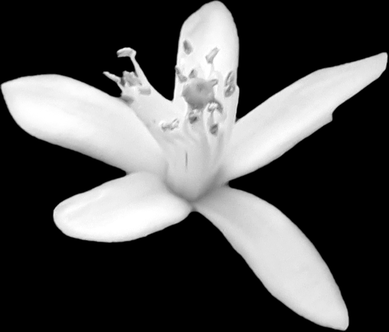
#> input picture 3. Assignment 3 - Hough Transform/images/task3_object_localization/template_flower_gray.png, 389 x 332 px, shrunk from 821 x 701 before the run, found by its file name
$ python task3_ght.py
#> lines starting #> are read from the running program, lines starting #| are printed output that depends on the picture; after the words box and inside, x2 and y2 are one past the last pixel; in counts of white or black regions, pixels touching at a corner belong together
import numpy as np
import cv2
import matplotlib.pyplot as plt
import time
from scipy.ndimage import convolve1d


def gaussian_blur(image, kernel_size=5, sigma=1.4):
    ax = np.linspace(-(kernel_size // 2), kernel_size // 2, kernel_size)
    gauss1d = np.exp(-0.5 * (ax / sigma) ** 2)
    gauss1d /= gauss1d.sum()
    blurred = convolve1d(image.astype(np.float32), gauss1d, axis=0)
    blurred = convolve1d(blurred, gauss1d, axis=1)
    return blurred


def sobel_filters(image):
    sobel_x = np.array([[-1, 0, 1], [-2, 0, 2], [-1, 0, 1]], dtype=np.float32)
    sobel_y = np.array([[-1, -2, -1], [0, 0, 0], [1, 2, 1]], dtype=np.float32)

    Gx = cv2.filter2D(image, -1, sobel_x)
    Gy = cv2.filter2D(image, -1, sobel_y)
    magnitude = np.hypot(Gx, Gy)
    angle = np.arctan2(Gy, Gx) * 180.0 / np.pi
    angle[angle < 0] += 180
    return magnitude, angle


def non_max_suppression(mag, ang):
    h, w = mag.shape
    suppressed = np.zeros((h, w), dtype=np.float32)
    ang = ang % 180

    mask_horizontal = ((ang >= 0) & (ang < 22.5)) | ((ang >= 157.5) & (ang <= 180))
    mask_diag1 = (ang >= 22.5) & (ang < 67.5)
    mask_vertical = (ang >= 67.5) & (ang < 112.5)
    mask_diag2 = (ang >= 112.5) & (ang < 157.5)

    mag_shift_left = np.roll(mag, 1, axis=1)
    mag_shift_right = np.roll(mag, -1, axis=1)
    mag_shift_up = np.roll(mag, -1, axis=0)
    mag_shift_down = np.roll(mag, 1, axis=0)
    mag_shift_upright = np.roll(np.roll(mag, -1, axis=0), 1, axis=1)
    mag_shift_downleft = np.roll(np.roll(mag, 1, axis=0), -1, axis=1)
    mag_shift_upleft = np.roll(np.roll(mag, -1, axis=0), -1, axis=1)
    mag_shift_downright = np.roll(np.roll(mag, 1, axis=0), 1, axis=1)

    cond_h = (mag >= mag_shift_left) & (mag >= mag_shift_right)
    cond_d1 = (mag >= mag_shift_upright) & (mag >= mag_shift_downleft)
    cond_v = (mag >= mag_shift_up) & (mag >= mag_shift_down)
    cond_d2 = (mag >= mag_shift_upleft) & (mag >= mag_shift_downright)

    suppressed[mask_horizontal & cond_h] = mag[mask_horizontal & cond_h]
    suppressed[mask_diag1 & cond_d1] = mag[mask_diag1 & cond_d1]
    suppressed[mask_vertical & cond_v] = mag[mask_vertical & cond_v]
    suppressed[mask_diag2 & cond_d2] = mag[mask_diag2 & cond_d2]

    return suppressed


def hysteresis_threshold(suppressed, low_ratio=0.1, high_ratio=0.3):
    high_thresh = suppressed.max() * high_ratio
    low_thresh = high_thresh * low_ratio

    strong = (suppressed >= high_thresh).astype(np.uint8)
    weak = ((suppressed >= low_thresh) & (suppressed < high_thresh)).astype(np.uint8)

    edge_map = strong.copy()
    h, w = suppressed.shape
    for _ in range(5):
        for i in range(1, h - 1):
            for j in range(1, w - 1):
                if weak[i, j] == 1 and np.any(
                    edge_map[i - 1 : i + 2, j - 1 : j + 2] == 1
                ):
                    edge_map[i, j] = 1
    return edge_map


def compute_edge_map(image, blur=True):
    if blur:
        image = gaussian_blur(image, kernel_size=5, sigma=1.0)
    mag, ang = sobel_filters(image)
    suppressed = non_max_suppression(mag, ang)
    edge_binary = hysteresis_threshold(suppressed)
    edge_angle = ang * edge_binary
    return edge_binary.astype(np.uint8), edge_angle


def build_rtable(edge_binary, edge_angle, reference_point, num_angle_bins=36):
    bin_size = 180.0 / num_angle_bins
    rtable = {i: [] for i in range(num_angle_bins)}

    edge_points = np.argwhere(edge_binary > 0)
    for y, x in edge_points:
        phi = edge_angle[y, x]
        bin_idx = int(phi // bin_size)
        bin_idx = min(bin_idx, num_angle_bins - 1)

        dx = reference_point[0] - x
        dy = reference_point[1] - y
        r = np.hypot(dx, dy)
        alpha = np.arctan2(dy, dx)
        rtable[bin_idx].append((r, alpha))

    return rtable


def generalized_hough_vote(
    edge_binary, edge_angle, rtable, num_angle_bins, image_shape
):
    accumulator = np.zeros(image_shape, dtype=np.int32)
    bin_size = 180.0 / num_angle_bins

    edge_points = np.argwhere(edge_binary > 0)
    for y, x in edge_points:
        phi = edge_angle[y, x]
        bin_idx = int(phi // bin_size)
        bin_idx = min(bin_idx, num_angle_bins - 1)

        vectors = rtable.get(bin_idx, [])
        for r, alpha in vectors:
            xc = int(round(x + r * np.cos(alpha)))
            yc = int(round(y + r * np.sin(alpha)))
            if 0 <= xc < image_shape[1] and 0 <= yc < image_shape[0]:
                accumulator[yc, xc] += 1
    return accumulator


def find_strongest_peak(accumulator):
    max_val = np.max(accumulator)
    if max_val == 0:
        return None, 0
    points = np.argwhere(accumulator == max_val)
    center_y, center_x = np.mean(points, axis=0).astype(int)
    return (center_x, center_y), max_val


def save_visualization(
    original, gray, edge_map, accumulator, detected_center, output_prefix
):
    plt.figure(figsize=(16, 10))

    plt.subplot(2, 3, 1)
    plt.imshow(cv2.cvtColor(original, cv2.COLOR_BGR2RGB))
    plt.title("Original Test Image")
    plt.axis("off")

    plt.subplot(2, 3, 2)
    plt.imshow(gray, cmap="gray")
    plt.title("Grayscale Test Image")
    plt.axis("off")

    plt.subplot(2, 3, 3)
    plt.imshow(edge_map, cmap="gray")
    plt.title("Edge Map")
    plt.axis("off")

    plt.subplot(2, 3, 4)
    plt.imshow(accumulator, cmap="hot")
    plt.colorbar()
    plt.title("Hough Accumulator Heatmap")
    plt.axis("off")

    plt.subplot(2, 3, 5)
    result = original.copy()
    if detected_center:
        cv2.circle(result, detected_center, 8, (0, 0, 255), -1)
        cv2.circle(result, detected_center, 35, (0, 255, 0), 2)
    plt.imshow(cv2.cvtColor(result, cv2.COLOR_BGR2RGB))
    plt.title("Final Detection (Center + Bounding Circle)")
    plt.axis("off")

    plt.tight_layout()
    plt.savefig(f"{output_prefix}_visuals.png", dpi=150, bbox_inches="tight")
    plt.close()

    plt.figure(figsize=(10, 8))
    plt.imshow(accumulator, cmap="hot")
    plt.colorbar()
    plt.title("Accumulator Heatmap")
    plt.savefig(f"{output_prefix}_heatmap.png", dpi=150, bbox_inches="tight")
    plt.close()


def main():
    template_path = "object_localization/template_flower_gray.png"
    test_gray_path = "object_localization/test_flower_gray.png"
    test_original_path = "object_localization/test_flower_original.jpg"

    print("=== Generalized Hough Transform - Task 3 ===")
    print("Loading images...")
    template = cv2.imread(template_path, cv2.IMREAD_GRAYSCALE)
#> template is the input picture: shape (332, 389); min 0, max 255, mean 81.7
    test_gray = cv2.imread(test_gray_path, cv2.IMREAD_GRAYSCALE)
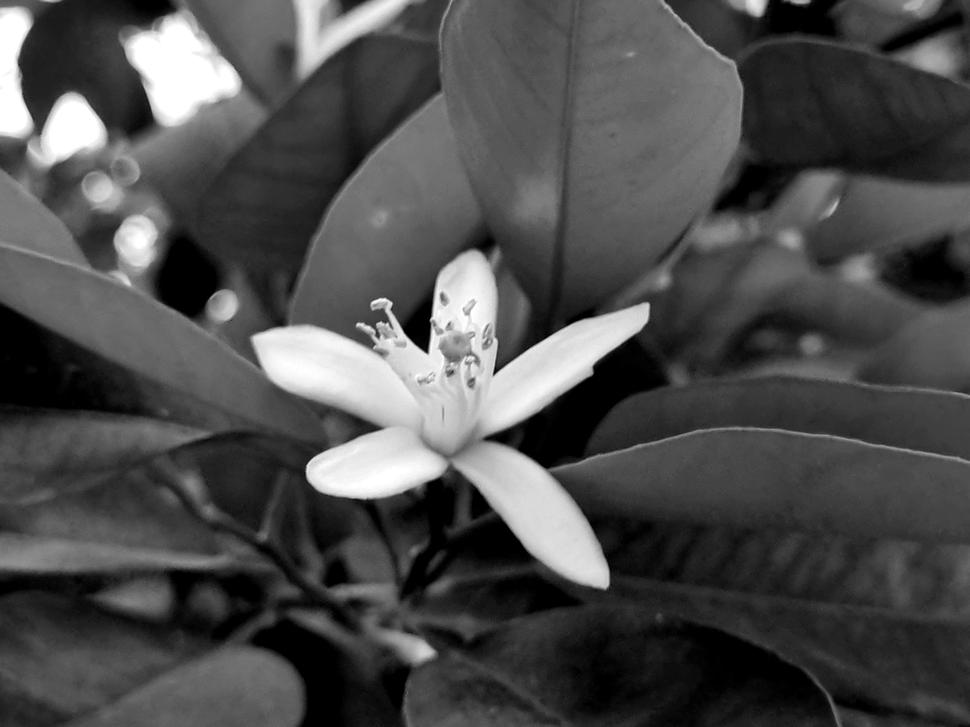
#> input picture 3. Assignment 3 - Hough Transform/images/task3_object_localization/test_flower_gray.png, 970 x 727 px, shrunk from 2048 x 1536 before the run, found by its file name
#> test_gray is the input picture: shape (727, 970); min 0, max 255, mean 76.1
    test_original = cv2.imread(test_original_path)
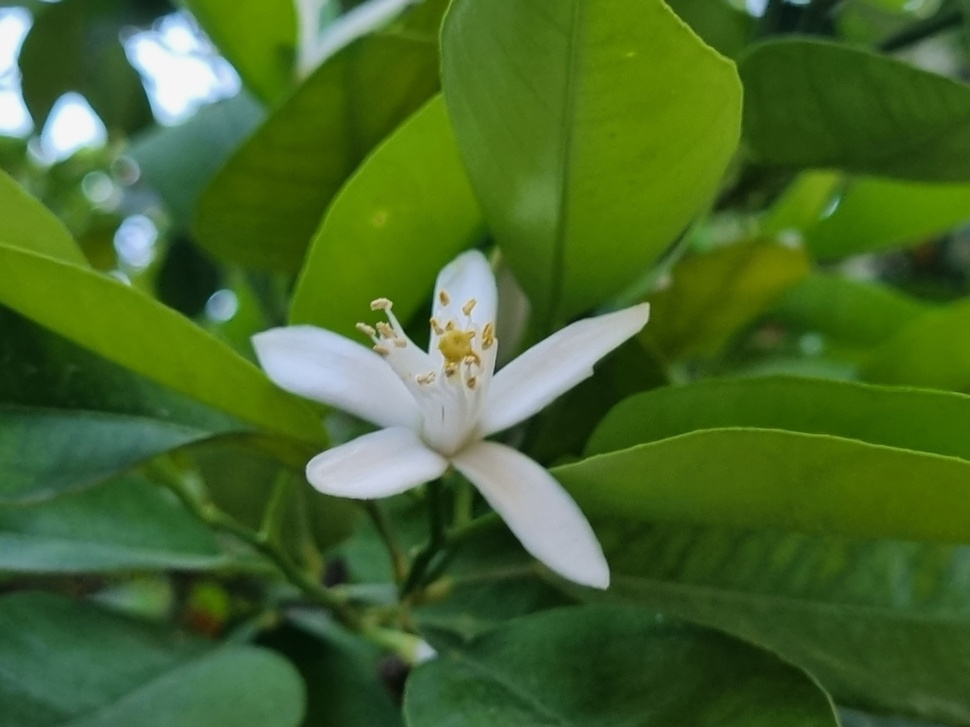
#> input picture 3. Assignment 3 - Hough Transform/images/task3_object_localization/test_flower_original.jpg, 970 x 727 px, shrunk from 2048 x 1536 before the run, found by its file name
#> test_original is the input picture: shape (727, 970, 3); mean B, G, R 42.5, 102.9, 69.9

    if template is None or test_gray is None or test_original is None:
        print("ERROR: Images not found. Check paths.")
        return

    print(f"Template size: {template.shape}")
#| Template size: (332, 389)
    print(f"Test image size: {test_gray.shape}\n")
#| Test image size: (727, 970)

    start = time.time()
    edge_template, angle_template = compute_edge_map(template, blur=True)
#> in non_max_suppression, `mask_horizontal = ((ang >= 0) & (ang < 22.5)) | ((ang >= 157.5) & (ang..`:
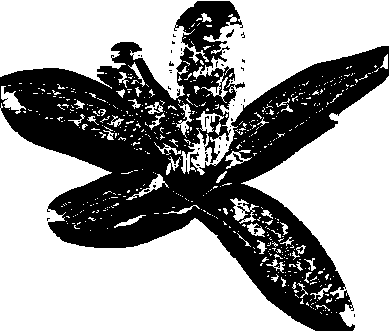
#> mask_horizontal: shape (332, 389) bool; 62.2% white; 47 black regions (44 under 20 px), largest, box (x1, y1, x2, y2) and area: (0, 1, 389, 331) 48526, (226, 29, 234, 38) 29, (205, 152, 208, 162) 20
#> in non_max_suppression, `mask_diag1 = (ang >= 22.5) & (ang < 67.5)`: mask_diag1: shape (332, 389) bool; 11.8% white; 514 white regions (451 under 20 px), largest, box (x1, y1, x2, y2) and area: (220, 63, 388, 186) 6293, (174, 1, 227, 66) 1172, (190, 162, 248, 222) 1127
#> in non_max_suppression, `mask_vertical = (ang >= 67.5) & (ang < 112.5)`: mask_vertical: shape (332, 389) bool; 12.6% white; 537 white regions (459 under 20 px), largest, box (x1, y1, x2, y2) and area: (4, 68, 141, 164) 4262, (68, 191, 167, 248) 2478, (317, 46, 387, 94) 1027
#> in non_max_suppression, `mask_diag2 = (ang >= 112.5) & (ang < 157.5)`: mask_diag2: shape (332, 389) bool; 13.3% white; 496 white regions (449 under 20 px), largest, box (x1, y1, x2, y2) and area: (69, 52, 184, 173) 3816, (194, 206, 326, 331) 3298, (242, 184, 354, 313) 2851
#> in non_max_suppression, `cond_h = (mag >= mag_shift_left) & (mag >= mag_shift_right)`: cond_h: shape (332, 389) bool; 58.6% white; 1 black region, box (x1, y1, x2, y2) and area: (0, 0, 389, 332) 53431
#> in non_max_suppression, `cond_d1 = (mag >= mag_shift_upright) & (mag >= mag_shift_downleft)`: cond_d1: shape (332, 389) bool; 59.8% white; 5 black regions, box (x1, y1, x2, y2) and area: (0, 0, 389, 332) 51839, (317, 0, 352, 1) 35, (388, 78, 389, 109) 31, (0, 45, 1, 75) 30, (201, 331, 230, 332) 29
#> in non_max_suppression, `cond_v = (mag >= mag_shift_up) & (mag >= mag_shift_down)`: cond_v: shape (332, 389) bool; 58.6% white; 3 black regions, box (x1, y1, x2, y2) and area: (0, 0, 389, 332) 53457, (318, 0, 353, 1) 35, (200, 331, 229, 332) 29
#> in non_max_suppression, `cond_d2 = (mag >= mag_shift_upleft) & (mag >= mag_shift_downright)`: cond_d2: shape (332, 389) bool; 60.3% white; 4 black regions (1 under 20 px), largest, box (x1, y1, x2, y2) and area: (0, 0, 389, 332) 51216, (319, 0, 354, 1) 35, (199, 331, 228, 332) 29
#> in hysteresis_threshold, `high_thresh = suppressed.max() * high_ratio`: high_thresh = 188.1
#> in hysteresis_threshold, `low_thresh = high_thresh * low_ratio`: low_thresh = 18.81
#> in hysteresis_threshold, `strong = (suppressed >= high_thresh).astype(np.uint8)`: strong: shape (332, 389); values 0 (black) and 1 (white), 0.95% white in thin lines or dots
#> in hysteresis_threshold, `weak = ((suppressed >= low_thresh) & (suppressed < high_thresh)).astyp..`: weak: shape (332, 389); values 0 (black) and 1 (white), 1.7% white in thin lines or dots
#> after the loop in hysteresis_threshold, `for _ in range(5):`:
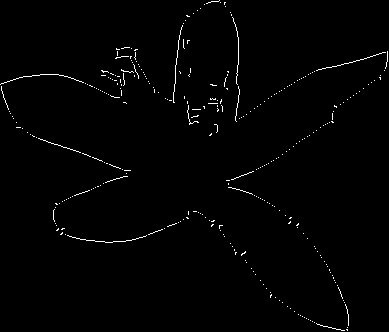
#> edge_map: shape (332, 389); values 0 (black) and 1 (white), 1.1% white in thin lines or dots
    elapsed = time.time() - start
    print(f"[1] Edge detection on template: {elapsed:.4f} sec")

    ref_x = template.shape[1] // 2
#> ref_x = 194
    ref_y = template.shape[0] // 2
#> ref_y = 166
    reference_point = (ref_x, ref_y)
#> reference_point = (194, 166)
    print(f"    Reference point (center of template): {reference_point}")
#|     Reference point (center of template): (194, 166)

    start = time.time()
    num_bins = 36
    rtable = build_rtable(edge_template, angle_template, reference_point, num_bins)
#> in build_rtable, `edge_points = np.argwhere(edge_binary > 0)`: edge_points = 1416 pairs, first value 0 to 330, second value 0 to 387
#> the loop in build_rtable, `for y, x in edge_points:` made 1416 passes
#> (y, x, phi, bin_idx, dx, dy, r, alpha) on passes 1 to 3: (0, 219, 180, 35, -25, 166, 167.9, 1.72), (1, 211, 70.71, 14, -17, 165, 165.9, 1.67), (1, 212, 71.06, 14, -18, 165, 166, 1.68)
#> rtable = 36 items
    elapsed = time.time() - start
    print(f"[2] R-Table construction: {elapsed:.4f} sec")

    start = time.time()
    edge_test, angle_test = compute_edge_map(test_gray, blur=True)
#> in non_max_suppression (call 2), `mask_horizontal = ((ang >= 0) & (ang < 22.5)) | ((ang >= 157.5) & (ang..`: mask_horizontal: shape (727, 970) bool; 22.5% white; 9641 white regions (8554 under 20 px), largest, box (x1, y1, x2, y2) and area: (0, 0, 970, 137) 10186, (1, 625, 969, 727) 7344, (531, 38, 589, 336) 4770
#> in non_max_suppression (call 2), `mask_diag1 = (ang >= 22.5) & (ang < 67.5)`:
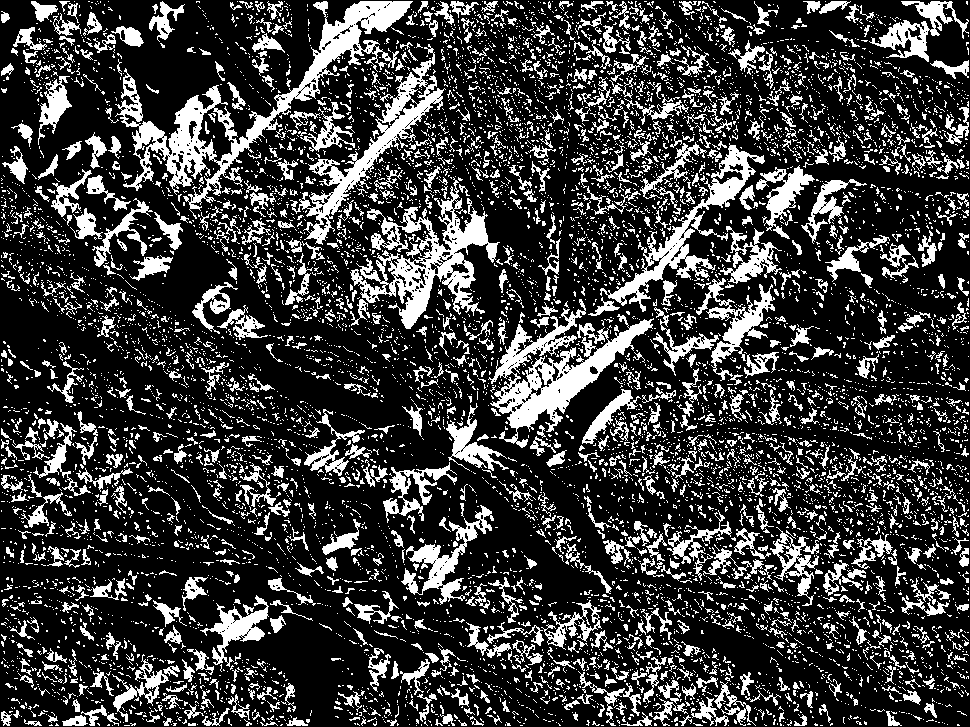
#> mask_diag1: shape (727, 970) bool; 23.7% white; 8836 white regions (7660 under 20 px), largest, box (x1, y1, x2, y2) and area: (115, 1, 413, 219) 10049, (488, 299, 654, 448) 7176, (350, 177, 500, 329) 6816
#> in non_max_suppression (call 2), `mask_vertical = (ang >= 67.5) & (ang < 112.5)`:
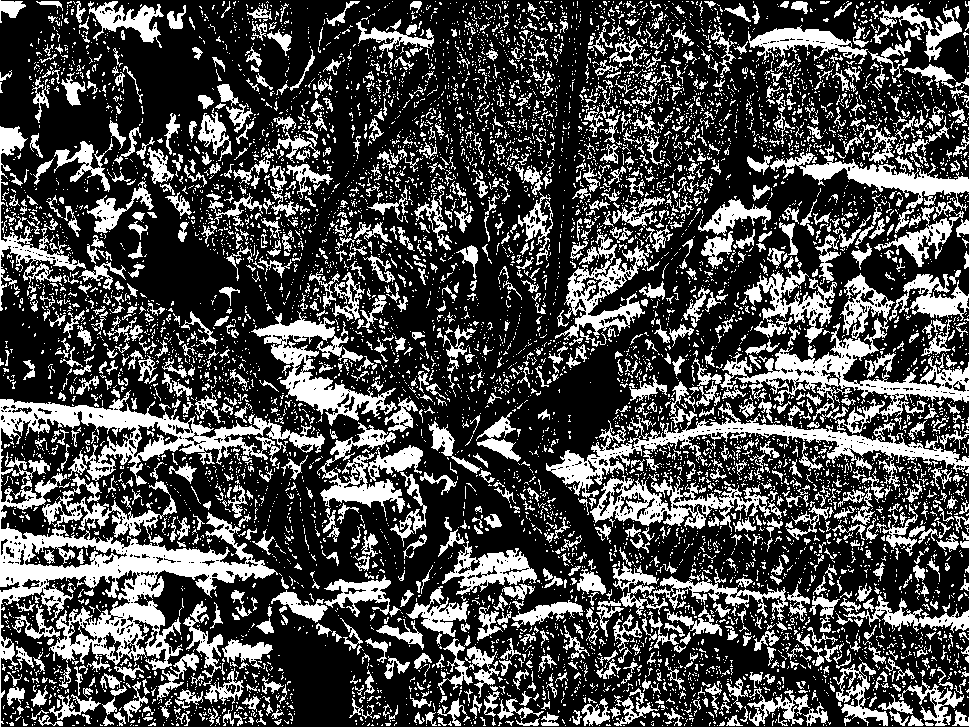
#> mask_vertical: shape (727, 970) bool; 29.7% white; 8171 white regions (6972 under 20 px), largest, box (x1, y1, x2, y2) and area: (0, 390, 325, 727) 26291, (546, 1, 970, 727) 23944, (251, 311, 397, 426) 4580
#> in non_max_suppression (call 2), `mask_diag2 = (ang >= 112.5) & (ang < 157.5)`:
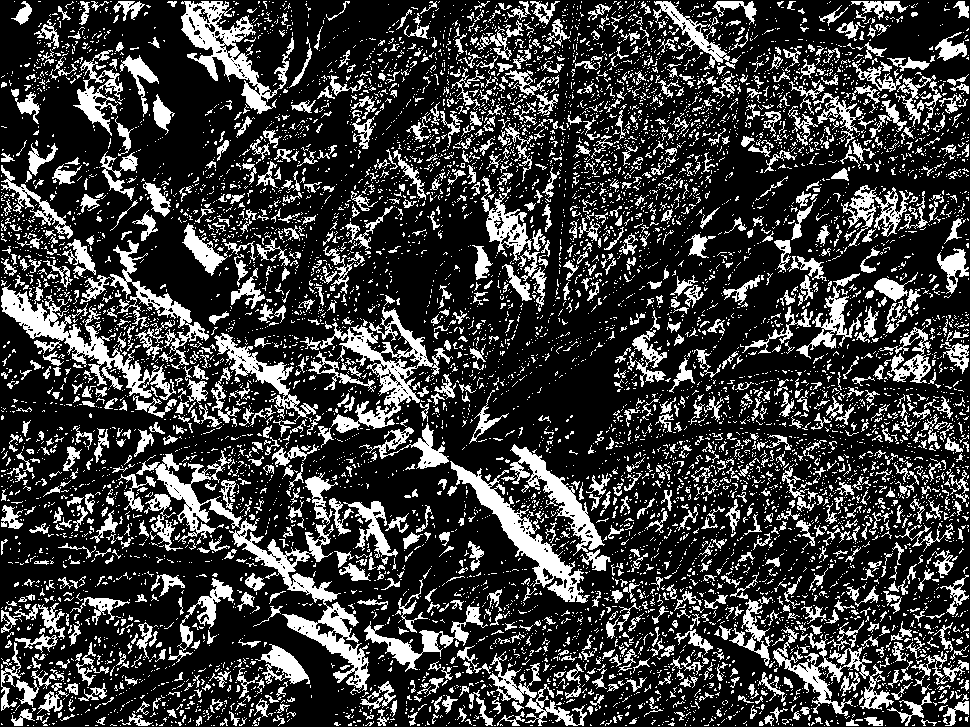
#> mask_diag2: shape (727, 970) bool; 24.1% white; 8517 white regions (7238 under 20 px), largest, box (x1, y1, x2, y2) and area: (136, 450, 370, 691) 6968, (1, 284, 176, 400) 4177, (320, 307, 453, 433) 4023
    elapsed = time.time() - start
    print(f"[3] Edge detection on test image: {elapsed:.4f} sec")

    start = time.time()
    accumulator = generalized_hough_vote(
        edge_test, angle_test, rtable, num_bins, test_gray.shape
    )
#> in generalized_hough_vote, `edge_points = np.argwhere(edge_binary > 0)`: edge_points = 3457 pairs, first value 0 to 725, second value 0 to 969
#> the loop in generalized_hough_vote, `for y, x in edge_points:` made 3457 passes
#> (y, x, phi, bin_idx) on passes 1 to 3: (0, 449, 0, 0), (0, 664, 180, 35), (0, 768, 180, 35)
    elapsed = time.time() - start
    print(f"[4] Hough voting: {elapsed:.4f} sec")

    start = time.time()
    detected_center, max_votes = find_strongest_peak(accumulator)
#> in find_strongest_peak, `max_val = np.max(accumulator)`: max_val = 107
#> in find_strongest_peak, `points = np.argwhere(accumulator == max_val)`: points = [[419, 451]]
#> in find_strongest_peak, `center_y, center_x = np.mean(points, axis=0).astype(int)`: center_y = 419; center_x = 451
#> detected_center = (451, 419); max_votes = 107
    elapsed = time.time() - start
    print(f"[5] Peak detection: {elapsed:.4f} sec")

    if detected_center:
        print(f"\n=> Detected object center: {detected_center} with {max_votes} votes")
#| => Detected object center: (451, 419) with 107 votes
    else:
        print("\n=> No peak found.")

    save_visualization(
        test_original, test_gray, edge_test, accumulator, detected_center, "GHT_result"
    )
    print("\nVisual outputs saved: GHT_result_visuals.png , GHT_result_heatmap.png")

    plt.show()


if __name__ == "__main__":
    main()
